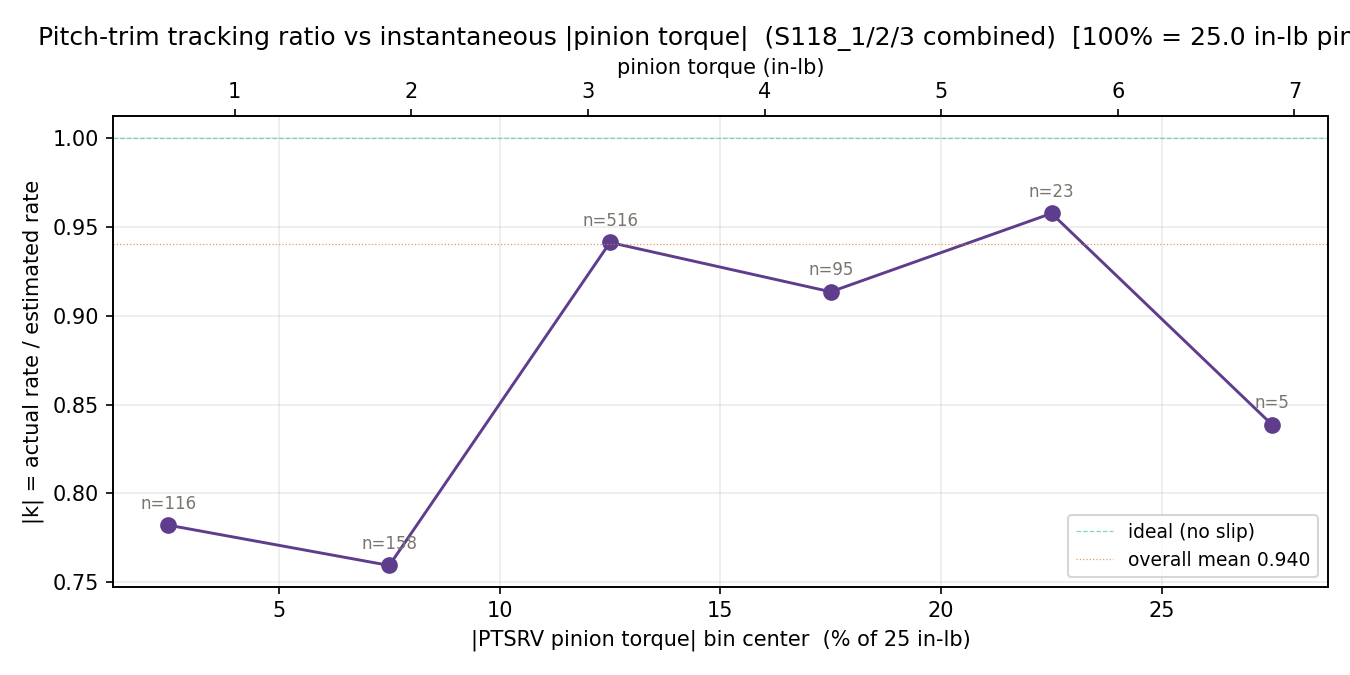

Write Python code to recreate this figure.
#!/usr/bin/env python3
"""Diagnostic for pitch-trim slip clutch: bin the actual/estimated tracking ratio
by instantaneous |pinion torque| across S118_1/2/3 (or any sorties with capstan
position).

Torque units: PTSRV Torque_Running_Avg is % of 25 in-lb at the PINION.
   pinion_inlb = (torque_pct / 100) * 25

If the servo's plate friction clutch is slipping under torque, the tracking
ratio should DROP as |torque| rises. A flat ratio vs torque would rule out
clutch slippage and point to a fixed scale error (motor speed, gear
tolerances) instead.

Method:
  1. Compute instantaneous rate of actual position (deg/s) and estimated
     position rate from cmd (deg/s).
  2. Compute |PTSRV pinion torque| in %.
  3. Only keep samples where |estimated rate| > threshold (so we're not
     dividing near-zero by near-zero during quiescent periods).
  4. Fit k = actual/est (through origin) within each torque bin.
  5. Report k vs torque bin per sortie.

Usage:
    py313 pitch_trim_clutch_check.py                # +/-30 s window, 20 %-bins
    py313 pitch_trim_clutch_check.py 60 10          # wider window, finer bins
"""
import glob
import json
import math
import os
import re
import sys

import matplotlib.pyplot as plt

ROOT = os.path.dirname(os.path.abspath(__file__))

MAX_PINION_RPM          = 440.0
GEAR_RATIO              = 8.995
CAPSTAN_TO_SENSOR_RATIO = 2.0645
# PTSRV Torque_Running_Avg is % of 25 in-lb at the pinion
PINION_TORQUE_MAX_INLB  = 25.0
SENSOR_DPS_PER_PCT = (MAX_PINION_RPM / GEAR_RATIO
                     / CAPSTAN_TO_SENSOR_RATIO
                     * 360.0 / 60.0 / 100.0)

PTRIM_PATTERNS = [
    re.compile(r"Pitch_Trim_Servo\.PTSRV.*Torque_Running_Avg\.?$", re.I),
]
CMD_RE = re.compile(r"aptTrimRateServoCmd$", re.I)
POS_RE = re.compile(r"Elev_Trim_Tab_Capstan_Pos\.?$", re.I)


def merged_plots(hires):
    out = {}
    for k in ("flight_plots", "takeoff_plots", "full_flight_torque"):
        for sig, pts in (hires.get(k) or {}).items():
            out.setdefault(sig, []).extend(pts)
    for sig in out:
        out[sig].sort(key=lambda p: p[0])
    return out


def find_peak_time(plots):
    best_t, best_v = None, 0.0
    for sig, pts in plots.items():
        if not any(rx.search(sig) for rx in PTRIM_PATTERNS):
            continue
        for t, v in pts:
            if v is not None and abs(v) > abs(best_v):
                best_t, best_v = t, v
    return best_t, best_v


def interp(ts, vs, targets):
    if not ts:
        return [float("nan")] * len(targets)
    out = []
    j = 0
    for t in targets:
        while j + 1 < len(ts) and ts[j + 1] < t:
            j += 1
        if t < ts[0]:
            out.append(vs[0])
        elif j + 1 >= len(ts) or ts[j] > t:
            out.append(vs[j])
        else:
            t0, t1 = ts[j], ts[j + 1]
            v0, v1 = vs[j], vs[j + 1]
            frac = (t - t0) / (t1 - t0) if t1 > t0 else 0.0
            out.append(v0 + frac * (v1 - v0))
    return out


def process_sortie(sortie_dir, window_s, min_est_rate_dps):
    hires_files = glob.glob(os.path.join(sortie_dir, "*_hires.json"))
    if not hires_files:
        return None
    with open(hires_files[0], encoding="utf-8") as f:
        h = json.load(f)
    plots = merged_plots(h)

    cmd = [(s, pts) for s, pts in plots.items() if CMD_RE.search(s) and pts]
    pos = [(s, pts) for s, pts in plots.items() if POS_RE.search(s) and pts]
    torque_series = [(s, pts) for s, pts in plots.items()
                     if any(rx.search(s) for rx in PTRIM_PATTERNS) and pts]
    if not (cmd and pos and torque_series):
        return None

    t_peak, v_peak = find_peak_time(plots)
    if t_peak is None:
        return None
    t_lo, t_hi = t_peak - window_s, t_peak + window_s

    # Windowed cmd (%)
    cmd_seg = [p for p in cmd[0][1] if t_lo <= p[0] <= t_hi]
    if len(cmd_seg) < 4:
        return None
    cmd_t = [p[0] for p in cmd_seg]
    cmd_v = [p[1] for p in cmd_seg]

    # Estimated rate (deg/s at sensor) from cmd — the cmd itself scaled
    est_rate = [c * SENSOR_DPS_PER_PCT for c in cmd_v]

    # Actual position derivative — use RDC1 (lane 0). Compute rate at cmd
    # timestamps by central-difference on the interpolated position curve.
    pos_lane = pos[0]
    pos_t = [p[0] for p in pos_lane[1] if t_lo - 1 <= p[0] <= t_hi + 1]
    pos_v = [p[1] for p in pos_lane[1] if t_lo - 1 <= p[0] <= t_hi + 1]
    if len(pos_t) < 4:
        return None

    # Sample position at cmd timestamps offset by +/- 0.25 s for central difference
    dt = 0.25
    pos_plus  = interp(pos_t, pos_v, [t + dt for t in cmd_t])
    pos_minus = interp(pos_t, pos_v, [t - dt for t in cmd_t])
    act_rate = [(p - m) / (2 * dt) for p, m in zip(pos_plus, pos_minus)]

    # |Torque| interpolated at cmd timestamps: max of TX_1/TX_2 |v|
    tq_at_cmd = [0.0] * len(cmd_t)
    for _sig, pts in torque_series:
        seg = [p for p in pts if t_lo - 1 <= p[0] <= t_hi + 1]
        if not seg:
            continue
        ts, vs = zip(*seg)
        v_at = interp(list(ts), list(vs), cmd_t)
        for i, v in enumerate(v_at):
            tq_at_cmd[i] = max(tq_at_cmd[i], abs(v))

    # Return per-sample records; we'll filter and bin at the aggregate stage
    records = []
    for i in range(len(cmd_t)):
        if abs(est_rate[i]) < min_est_rate_dps:
            continue
        records.append({
            "t": cmd_t[i], "cmd": cmd_v[i],
            "est_rate": est_rate[i], "act_rate": act_rate[i],
            "abs_tq": tq_at_cmd[i],
        })
    return {"name": os.path.basename(sortie_dir),
            "peak_v": v_peak, "records": records}


def fit_k_through_origin(xs, ys):
    num = sum(x * y for x, y in zip(xs, ys))
    den = sum(x * x for x in xs)
    if den < 1e-12:
        return float("nan"), float("nan"), 0
    k = num / den
    residuals = [y - k * x for x, y in zip(xs, ys)]
    rms = math.sqrt(sum(r * r for r in residuals) / len(residuals))
    return k, rms, len(xs)


def main():
    window_s      = float(sys.argv[1]) if len(sys.argv) > 1 else 30.0
    bin_pct       = float(sys.argv[2]) if len(sys.argv) > 2 else 20.0
    min_est_dps   = float(sys.argv[3]) if len(sys.argv) > 3 else 1.0

    print(f"Sensor deg/s per %cmd = {SENSOR_DPS_PER_PCT:.4f}   "
          f"(gear {GEAR_RATIO}, sensor {CAPSTAN_TO_SENSOR_RATIO})")
    print(f"Torque bin: {bin_pct}% of {PINION_TORQUE_MAX_INLB} in-lb pinion  "
          f"= {bin_pct*PINION_TORQUE_MAX_INLB/100:.2f} in-lb per bin")
    print(f"Window +/-{window_s:.0f}s around peak  |  "
          f"|est_rate| > {min_est_dps} deg/s")
    print()

    sorties = []
    for d in sorted(os.listdir(ROOT)):
        p = os.path.join(ROOT, d)
        if not os.path.isdir(p):
            continue
        r = process_sortie(p, window_s, min_est_dps)
        if r and r["records"]:
            sorties.append(r)

    if not sorties:
        print("No sorties with capstan position + cmd in window.")
        return

    # Combined record set to bin globally
    all_recs = []
    for s in sorties:
        for r in s["records"]:
            all_recs.append(r)
    print(f"Total samples: {len(all_recs)} across {len(sorties)} sortie(s)")

    # Determine bins from 0 up to max torque, in bin_ftlb-sized bins
    max_tq = max(r["abs_tq"] for r in all_recs)
    n_bins = int(math.ceil(max_tq / bin_pct))
    if n_bins < 1:
        n_bins = 1
    edges = [i * bin_pct for i in range(n_bins + 1)]

    # Per-sortie fit per bin, then a combined fit
    print("\nPer-sortie |k| by torque bin (fit act_rate = k * est_rate; sign-negated for readability):")
    print(f"{'Sortie':<16} " + "  ".join(f"[{edges[i]:>4.1f}-{edges[i+1]:>4.1f}]"
                                          for i in range(n_bins))
          + "   overall")
    for s in sorties:
        row = [s["name"]]
        bin_ks = []
        for i in range(n_bins):
            lo, hi = edges[i], edges[i + 1]
            xs = [r["est_rate"] for r in s["records"]
                  if lo <= r["abs_tq"] < hi]
            ys = [r["act_rate"] for r in s["records"]
                  if lo <= r["abs_tq"] < hi]
            k, _, n = fit_k_through_origin(xs, ys)
            bin_ks.append((k, n))
            if n < 5:
                row.append("   -   ")
            else:
                row.append(f" {abs(k):>5.3f}({n:>4})")
        xs = [r["est_rate"] for r in s["records"]]
        ys = [r["act_rate"] for r in s["records"]]
        k, rms, n = fit_k_through_origin(xs, ys)
        row.append(f" {abs(k):>5.3f}({n:>4})")
        print(" ".join(row))

    # Combined
    print("\nCombined fit across all sorties per torque bin:")
    print(f"{'Bin (%pinion)':<15} {'in-lb':>10}  {'|k|':>8} {'n':>6} {'RMS(deg/s)':>12}")
    bin_summary = []
    for i in range(n_bins):
        lo, hi = edges[i], edges[i + 1]
        xs = [r["est_rate"] for r in all_recs if lo <= r["abs_tq"] < hi]
        ys = [r["act_rate"] for r in all_recs if lo <= r["abs_tq"] < hi]
        k, rms, n = fit_k_through_origin(xs, ys)
        if n >= 5:
            mid = 0.5 * (lo + hi)
            inlb = mid * PINION_TORQUE_MAX_INLB / 100.0
            print(f"[{lo:>5.1f},{hi:>5.1f}]  {inlb:>10.3f}  {abs(k):>8.4f} "
                  f"{n:>6d} {rms:>12.3f}")
            bin_summary.append((mid, abs(k), n, rms))

    # Plot |k| vs torque
    if bin_summary:
        xs = [b[0] for b in bin_summary]
        ks = [b[1] for b in bin_summary]
        ns = [b[2] for b in bin_summary]
        fig, ax = plt.subplots(figsize=(9, 4.5))
        ax.plot(xs, ks, "o-", color="#5E3D8C", lw=1.4, ms=7)
        ax.axhline(1.0, color="#4CC9A0", lw=0.6, ls="--", alpha=0.7,
                   label="ideal (no slip)")
        ax.axhline(0.940, color="#E08040", lw=0.6, ls=":", alpha=0.8,
                   label="overall mean 0.940")
        for x, k, n in zip(xs, ks, ns):
            ax.annotate(f"n={n}", xy=(x, k), xytext=(0, 8),
                        textcoords="offset points", ha="center",
                        fontsize=8, color="#78766e")
        ax.set_xlabel(f"|PTSRV pinion torque| bin center  "
                      f"(% of {PINION_TORQUE_MAX_INLB:.0f} in-lb)")
        ax.set_ylabel("|k| = actual rate / estimated rate")
        ax.set_title(f"Pitch-trim tracking ratio vs instantaneous |pinion torque|  "
                     f"(S118_1/2/3 combined)  "
                     f"[100% = {PINION_TORQUE_MAX_INLB} in-lb pinion]")
        # Add secondary in-lb axis on top
        ax_top = ax.twiny()
        xlo, xhi = ax.get_xlim()
        ax_top.set_xlim(xlo * PINION_TORQUE_MAX_INLB / 100,
                        xhi * PINION_TORQUE_MAX_INLB / 100)
        ax_top.set_xlabel("pinion torque (in-lb)")
        ax.grid(True, alpha=0.25)
        ax.legend(fontsize=9)
        out = os.path.join(ROOT, "pitch_trim_clutch_check.png")
        fig.tight_layout()
        fig.savefig(out, dpi=150)
        print(f"\nWrote {out}")


if __name__ == "__main__":
    main()
